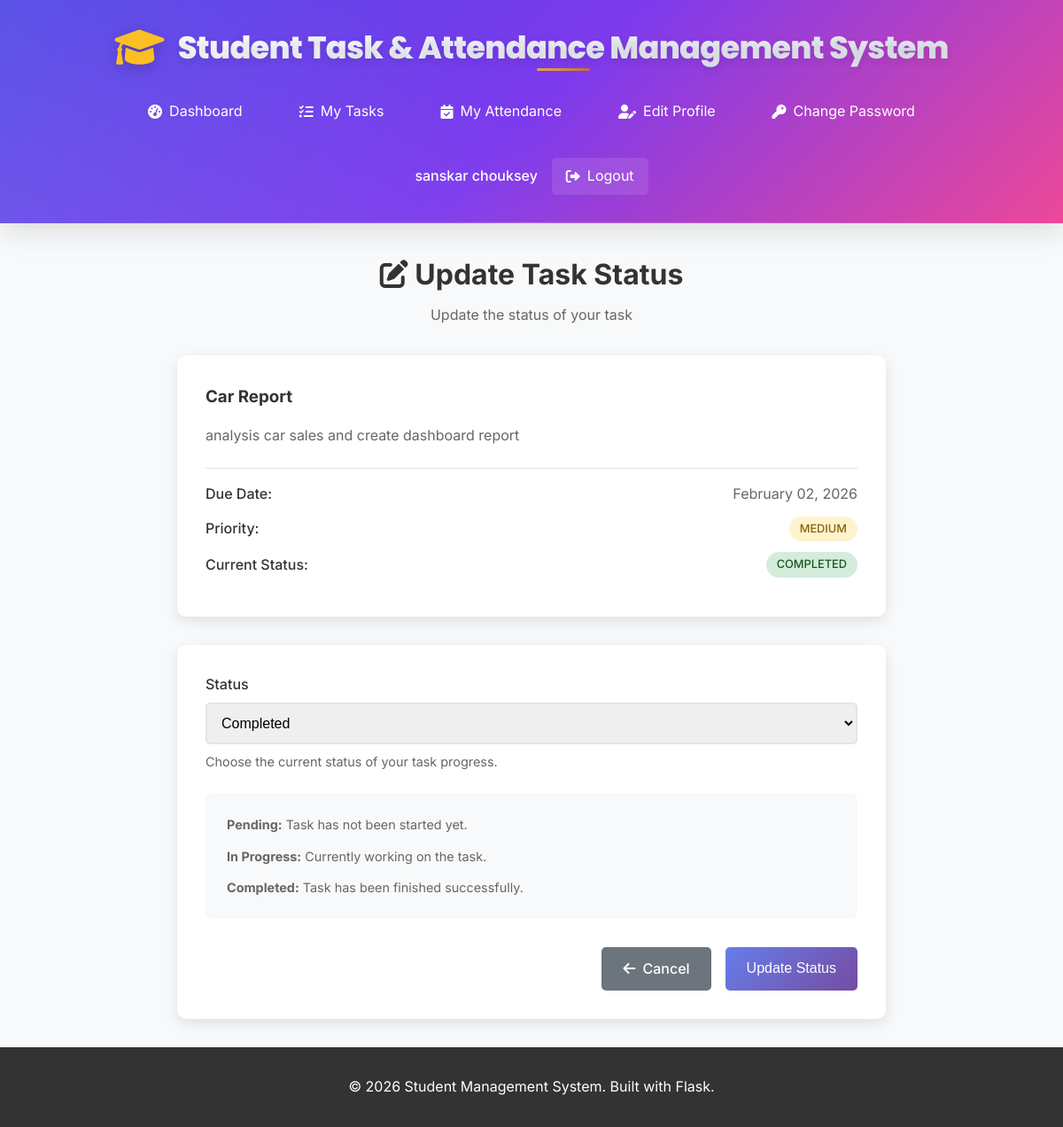
The page /student/tasks/1/update (signed in) on the database its author committed.
### models.py (models this page shows, shortened)
class User(UserMixin, db.Model):
    id = db.Column(db.Integer, primary_key=True)
    username = db.Column(db.String(80), unique=True, nullable=False)
    email = db.Column(db.String(120), unique=True, nullable=False)
    password_hash = db.Column(db.String(120), nullable=False)
    role = db.Column(db.String(20), nullable=False, default='student')  # 'admin' or 'student'
    full_name = db.Column(db.String(100), nullable=False)
    created_at = db.Column(db.DateTime, default=datetime.utcnow)
    is_active = db.Column(db.Boolean, default=True)
    tasks = db.relationship('Task', backref='assigned_student', lazy=True, foreign_keys='Task.student_id')
    attendance_records = db.relationship('Attendance', backref='student', lazy=True, foreign_keys='Attendance.student_id')
    def is_admin(self):
        return self.role == 'admin'

class Task(db.Model):
    id = db.Column(db.Integer, primary_key=True)
    title = db.Column(db.String(200), nullable=False)
    description = db.Column(db.Text, nullable=True)
    due_date = db.Column(db.Date, nullable=False)
    status = db.Column(db.String(20), default='pending')  # 'pending', 'in_progress', 'completed'
    priority = db.Column(db.String(20), default='medium')  # 'low', 'medium', 'high'
    created_at = db.Column(db.DateTime, default=datetime.utcnow)
    updated_at = db.Column(db.DateTime, default=datetime.utcnow, onupdate=datetime.utcnow)
    student_id = db.Column(db.Integer, db.ForeignKey('user.id'), nullable=False)
    created_by = db.Column(db.Integer, db.ForeignKey('user.id'), nullable=False)
    creator = db.relationship('User', foreign_keys=[created_by], backref='created_tasks')

### app.py (the view)
@app.route('/student/tasks/<int:task_id>/update', methods=['GET', 'POST'])
@login_required
def update_task_status(task_id):
    task = Task.query.get_or_404(task_id)
    if task.student_id != current_user.id:
        flash('Access denied.', 'error')
        return redirect(url_for('student_tasks'))
    form = TaskUpdateForm()
    if form.validate_on_submit():
        task.status = form.status.data
        task.updated_at = datetime.utcnow()
        db.session.commit()
        flash('Task status updated successfully!', 'success')
        return redirect(url_for('student_tasks'))
    form.status.data = task.status
    return render_template('student/update_task.html', form=form, task=task)

### forms.py
class TaskUpdateForm(FlaskForm):
    status = SelectField('Status',
                        choices=[('pending', 'Pending'), ('in_progress', 'In Progress'), ('completed', 'Completed')],
                        validators=[DataRequired()])
    submit = SubmitField('Update Status')

### app.py (called while the page is built)
@app.context_processor
def inject_date():
    return {'date': date}

### templates/student/update_task.html (shortened to what this page needs)
{% extends "base.html" %}
{% block content %}
<div class="form-container">
    <div class="form-header">
        <h1><i class="fas fa-edit"></i> Update Task Status</h1>
        <p>Update the status of your task</p>
    </div>
    <div class="task-info-card">
        <h3>{{ task.title }}</h3>
        {% if task.description %}
            <p class="task-description">{{ task.description }}</p>
        {% endif %}
        <div class="task-meta">
            <div class="meta-row">
                <span class="meta-label">Due Date:</span>
                <span class="meta-value">{{ task.due_date.strftime('%B %d, %Y') }}</span>
            </div>
            <div class="meta-row">
                <span class="meta-label">Priority:</span>
                <span class="priority-badge priority-{{ task.priority }}">{{ task.priority.title() }}</span>
            </div>
            <div class="meta-row">
                <span class="meta-label">Current Status:</span>
                <span class="task-status status-{{ task.status }}">{{ task.status.replace('_', ' ').title() }}</span>
            </div>
        </div>
    </div>
    <form method="POST" class="form-card">
        <div class="form-group">
            {{ form.status.label(class="form-label") }}
            {{ form.status(class="form-select") }}
            <small class="form-help">
                Choose the current status of your task progress.
            </small>
        </div>
        <div class="status-descriptions">
            <div class="status-desc">
                <strong>Pending:</strong> Task has not been started yet.
            </div>
            <div class="status-desc">
                <strong>In Progress:</strong> Currently working on the task.
            </div>
            <div class="status-desc">
                <strong>Completed:</strong> Task has been finished successfully.
            </div>
        </div>
        <div class="form-actions">
            <a href="{{ url_for('student_tasks') }}" class="btn btn-secondary">
                <i class="fas fa-arrow-left"></i> Cancel
            </a>
            {{ form.submit(class="btn btn-primary") }}
        </div>
    </form>
</div>
{% endblock %}

### templates/base.html (shortened to what this page needs)
<!DOCTYPE html>
<html lang="en">
<head>
    <link rel="stylesheet" href="{{ url_for('static', filename='css/style.css') }}">
    <link href="https://cdnjs.cloudflare.com/ajax/libs/font-awesome/6.0.0/css/all.min.css" rel="stylesheet">
</head>
<body>
    <nav class="navbar">
        <div class="nav-container">
            <div class="nav-brand">
                <i class="fas fa-graduation-cap"></i>
                <span>Student Task & Attendance Management System</span>
            </div>
            {% if current_user.is_authenticated %}
            <div class="nav-menu">
                {% if current_user.is_admin() %}
                    <a href="{{ url_for('admin_dashboard') }}" class="nav-link">
                        <i class="fas fa-tachometer-alt"></i> Dashboard
                    </a>
                    <a href="{{ url_for('admin_students') }}" class="nav-link">
                        <i class="fas fa-users"></i> Students
                    </a>
                    <a href="{{ url_for('admin_tasks') }}" class="nav-link">
                        <i class="fas fa-tasks"></i> Tasks
                    </a>
                    <a href="{{ url_for('admin_attendance') }}" class="nav-link">
                        <i class="fas fa-calendar-check"></i> Attendance
                    </a>
                    <a href="{{ url_for('admin_edit_profile') }}" class="nav-link">
                        <i class="fas fa-user-edit"></i> Edit Profile
                    </a>
                    <a href="{{ url_for('admin_change_password') }}" class="nav-link">
                        <i class="fas fa-key"></i> Change Password
                    </a>
                {% else %}
                    <a href="{{ url_for('student_dashboard') }}" class="nav-link">
                        <i class="fas fa-tachometer-alt"></i> Dashboard
                    </a>
                    <a href="{{ url_for('student_tasks') }}" class="nav-link">
                        <i class="fas fa-tasks"></i> My Tasks
                    </a>
                    <a href="{{ url_for('student_attendance') }}" class="nav-link">
                        <i class="fas fa-calendar-check"></i> My Attendance
                    </a>
                    <a href="{{ url_for('edit_profile') }}" class="nav-link">
                        <i class="fas fa-user-edit"></i> Edit Profile
                    </a>
                    <a href="{{ url_for('change_password') }}" class="nav-link">
                        <i class="fas fa-key"></i> Change Password
                    </a>
                {% endif %}
                <div class="nav-user">
                    <span class="user-name">{{ current_user.full_name }}</span>
                    <a href="{{ url_for('logout') }}" class="nav-link logout">
                        <i class="fas fa-sign-out-alt"></i> Logout
                    </a>
                </div>
            </div>
            {% endif %}
        </div>
    </nav>
    <main class="main-content">
        {% block content %}{% endblock %}
    </main>
    <footer class="footer">
        <div class="footer-content">
            <p>&copy; 2026 Student Management System. Built with Flask.</p>
        </div>
    </footer>
</body>
</html>

### static/css/style.css (style rules this page uses)
* { margin: 0; padding: 0; box-sizing: border-box; }
body { font-family: 'Inter', -apple-system, BlinkMacSystemFont, 'Segoe UI', Roboto, Oxygen, Ubuntu, Cantarell, sans-serif; line-height: 1.6; color: #333; background-color: #f8f9fa; min-height: 100vh; display: flex; flex-direction: column; }
.navbar { background: linear-gradient(135deg, #4f46e5 0%, #7c3aed 50%, #ec4899 100%); color: white; padding: 2rem 0; box-shadow: 0 8px 32px rgba(0,0,0,0.12); position: relative; overflow: hidden; }
.navbar::before { content: ''; position: absolute; top: 0; left: 0; right: 0; bottom: 0; background: linear-gradient(45deg, rgba(255,255,255,0.1) 0%, transparent 50%); pointer-events: none; }
.navbar::after { content: ''; position: absolute; bottom: 0; left: 0; right: 0; height: 1px; background: linear-gradient(90deg, transparent 0%, rgba(255,255,255,0.3) 50%, transparent 100%); }
.nav-container { max-width: 1200px; margin: 0 auto; padding: 0 2rem; display: flex; flex-direction: column; align-items: center; gap: 1rem; }
.nav-brand { display: flex; align-items: center; justify-content: center; font-family: 'Poppins', sans-serif; font-size: 2.2rem; font-weight: 800; text-align: center; letter-spacing: -0.02em; position: relative; z-index: 1; margin-bottom: 0.75rem; line-height: 1.2; }
.nav-brand span { background: linear-gradient(135deg, #ffffff 0%, #f1f5f9 30%, #e2e8f0 100%); -webkit-background-clip: text; -webkit-text-fill-color: transparent; background-clip: text; text-shadow: 0 4px 8px rgba(0,0,0,0.1); position: relative; }
.nav-brand span::after { content: ''; position: absolute; bottom: -4px; left: 50%; transform: translateX(-50%); width: 60px; height: 3px; background: linear-gradient(90deg, #fbbf24, #f59e0b, #d97706); border-radius: 2px; opacity: 0.8; }
.nav-brand i { margin-right: 1rem; font-size: 2.8rem; color: #fbbf24; filter: drop-shadow(0 4px 8px rgba(0,0,0,0.2)); animation: pulse 2s ease-in-out infinite alternate; }
.nav-menu { display: flex; align-items: center; gap: 2rem; flex-wrap: wrap; justify-content: center; }
.nav-link { color: white; text-decoration: none; padding: 0.5rem 1rem; border-radius: 5px; transition: background-color 0.3s; display: flex; align-items: center; gap: 0.5rem; }
.nav-user { display: flex; align-items: center; gap: 1rem; }
.user-name { font-weight: 500; }
.logout { background-color: rgba(255,255,255,0.1); }
.main-content { flex: 1; max-width: 1200px; margin: 0 auto; padding: 2rem; width: 100%; }
.form-container { max-width: 800px; margin: 0 auto; }
.form-header { text-align: center; margin-bottom: 2rem; }
.form-header h1 { color: #333; margin-bottom: 0.5rem; }
.form-header p { color: #666; }
.form-card, .auth-form { background: white; padding: 2rem; border-radius: 10px; box-shadow: 0 5px 15px rgba(0,0,0,0.1); }
.form-group { flex: 1; margin-bottom: 1rem; }
.form-label { display: block; margin-bottom: 0.5rem; font-weight: 500; color: #333; }
.form-input, .form-select { width: 100%; padding: 0.75rem; border: 2px solid #e1e5e9; border-radius: 5px; font-size: 1rem; transition: border-color 0.3s; }
.form-actions { display: flex; gap: 1rem; justify-content: flex-end; margin-top: 2rem; }
.btn { padding: 0.75rem 1.5rem; border: none; border-radius: 5px; font-size: 1rem; font-weight: 500; text-decoration: none; display: inline-flex; align-items: center; gap: 0.5rem; cursor: pointer; transition: all 0.3s; text-align: center; justify-content: center; }
.btn-primary { background: linear-gradient(135deg, #667eea 0%, #764ba2 100%); color: white; }
.btn-secondary { background-color: #6c757d; color: white; }
.task-status, .attendance-status { padding: 0.25rem 0.75rem; border-radius: 20px; font-size: 0.8rem; font-weight: 500; text-transform: uppercase; }
.status-completed { background-color: #d4edda; color: #155724; }
.footer { background-color: #333; color: white; text-align: center; padding: 2rem 0; margin-top: auto; }
.footer-content { max-width: 1200px; margin: 0 auto; padding: 0 2rem; }

### rows shown on the page
User: full_name "sanskar chouksey"
Task: title "Car Report", description "analysis car sales and create dashboard report", due_date "February 02, 2026", priority "MEDIUM", status.replace "COMPLETED", status "Completed"
